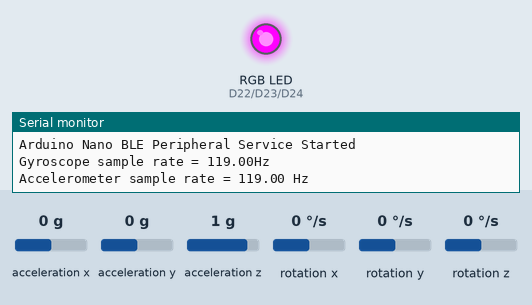
Recording of a sketch running on a simulated Arduino Nano 33 BLE. Shown: an RGB LED mixed from three pins (HIGH = lit), the last lines printed to the serial monitor. Dashed ring = blinking. The test bench sets the inputs (shaded band); at power-on: acceleration x 0 g, acceleration y 0 g, acceleration z 1 g, rotation x 0 °/s, rotation y 0 °/s, rotation z 0 °/s. Nothing arrives over Bluetooth unless stated; a phone connects over Bluetooth LE 3 s after start.

Above: at 0.2 s.
At 3.1 s:
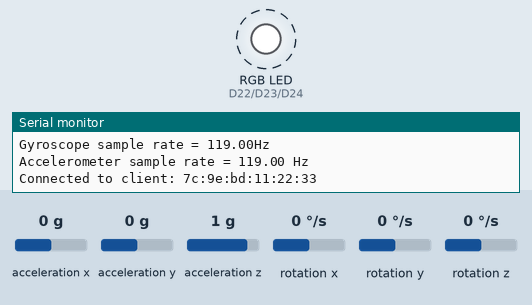
Timing chart, 0 to 40.1 s (numbered marks = the images above):
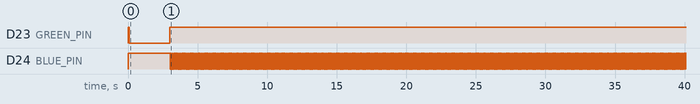

Measured:
- by itself, D23 (GREEN_PIN): HIGH → LOW at 0.10 s, → HIGH 2.9 s later

The sketch:

Nano_Data_Sensing.ino
```cpp
#include <ArduinoBLE.h>
#include <Arduino_LSM9DS1.h>

#define RED_PIN 22
#define BLUE_PIN 24
#define GREEN_PIN 23


// Set these values as required
#define DEBUG false
#define VALUES_PER_DATASET 6
#define FLOATS_PER_DATASET 10
#define DATA_ARRAY_SIZE FLOATS_PER_DATASET * VALUES_PER_DATASET * 4


// These UUIDs have been randomly generated. - they must match between the Central and Peripheral devices
// Any changes you make here must be suitably made in the Python program as well
BLEService nanoService("fc0a2500-af4b-4c14-b795-a49e9f7e6b84"); // BLE Service
BLECharacteristic dataCharacteristic("fc0a2501-af4b-4c14-b795-a49e9f7e6b84", BLEWriteWithoutResponse | BLENotify, DATA_ARRAY_SIZE, true);


byte blue_led_state = HIGH;
float gyro_x, gyro_y, gyro_z, accel_x, accel_y, accel_z;
int data_index = 0;
float data[FLOATS_PER_DATASET * VALUES_PER_DATASET];


void setup() {
    Serial.begin(9600);

    // intitialize the LED Pins as an output
    pinMode(RED_PIN, OUTPUT); // Used to signalize "Waiting for serial to be connected"
    pinMode(BLUE_PIN, OUTPUT); // Used to signalize "Waiting for Bluetooth client to be connected"
    pinMode(GREEN_PIN, OUTPUT); // Used to signalize "Streaming data to client"

    // The onboard RGB LED has an inverse logic - i.e. HIGH turns it off, and LOW turns in ON
    digitalWrite(RED_PIN, LOW);
    digitalWrite(GREEN_PIN, HIGH);
    digitalWrite(BLUE_PIN, HIGH);

    if (DEBUG) {;
      while(!Serial);
    }

    digitalWrite(RED_PIN, HIGH); // Signalize serial hs connected

    // Initialize BLE Service
    if (!BLE.begin()) {
        Serial.println("Starting BLE failed!");
        while (1);
    }

    // set advertised local name and service UUID:
    BLE.setLocalName("Arduino Nano 33 BLE Sense");
    BLE.setAdvertisedService(nanoService);

    // add the characteristic to the service
    nanoService.addCharacteristic(dataCharacteristic);

    // add service
    BLE.addService(nanoService);

    // set the initial value for the characeristic:
    dataCharacteristic.writeValue(data, DATA_ARRAY_SIZE);

    // start advertising
    BLE.advertise();
    delay(100);
    Serial.println("Arduino Nano BLE Peripheral Service Started");

    if (!IMU.begin()) {
    Serial.println("Failed to initialize IMU!");
    while (1);
    }

    Serial.print("Gyroscope sample rate = ");
    Serial.print(IMU.gyroscopeSampleRate());
    Serial.println("Hz");

    Serial.print("Accelerometer sample rate = ");
    Serial.print(IMU.accelerationSampleRate());
    Serial.println(" Hz");

    digitalWrite(GREEN_PIN, LOW);
}

void loop() {
    // listen for BLE centrals to connect:
    BLEDevice central = BLE.central();

    // if a client is connected:
    if (central) {
        Serial.print("Connected to client: ");
        // print the clients's MAC address:
        Serial.println(central.address());

        digitalWrite(GREEN_PIN, HIGH); // Signalize a client has connected


        // while the client is still connected:
        while (central.connected()) {
            data_index = 0;
            for (int i = 0; i<FLOATS_PER_DATASET; i++) {
              if (!IMU.accelerationAvailable() || !IMU.gyroscopeAvailable()){
                i = i - 1;
                continue;
              }

              IMU.readGyroscope(gyro_x, gyro_y, gyro_z);
              IMU.readAcceleration(accel_x, accel_y, accel_z);

              // Build our data
              data[data_index] = gyro_x;
              data[data_index + 1] = gyro_y;
              data[data_index + 2] = gyro_z;

              data[data_index + 3] = accel_x;
              data[data_index + 4] = accel_y;
              data[data_index + 5] = accel_z;

              data_index = data_index + 6;
            }

            dataCharacteristic.writeValue(data, DATA_ARRAY_SIZE);

            digitalWrite(BLUE_PIN, blue_led_state);

            if (blue_led_state == HIGH) {
              blue_led_state = LOW;
            } else {
              blue_led_state = HIGH;
            }
        }

        Serial.print(F("Disconnected from central: "));
        Serial.println(central.address());
        digitalWrite(BLUE_PIN, HIGH); // Disable blue because it might be left on from blinking it
        digitalWrite(GREEN_PIN, LOW); // Signalize client has disconnected and we are ready for new connection
    }
}
```
